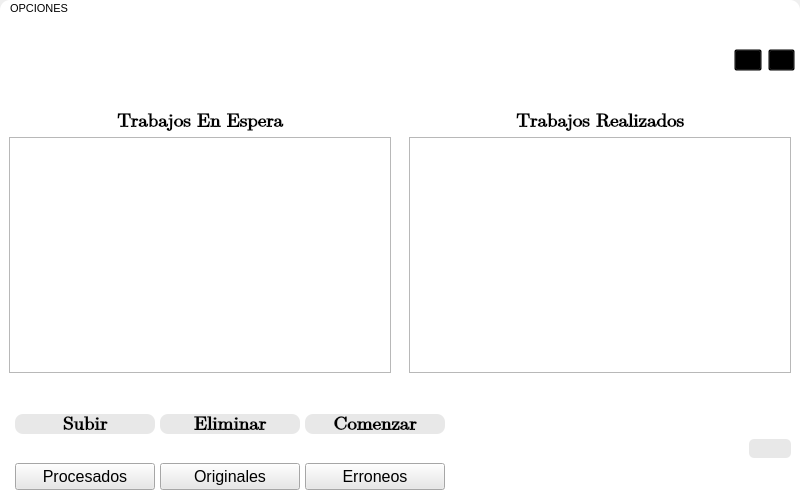
<?xml version="1.0" encoding="UTF-8"?>
<ui version="4.0">
 <class>MainWindow</class>
 <widget class="QMainWindow" name="MainWindow">
  <property name="geometry">
   <rect>
    <x>0</x>
    <y>0</y>
    <width>800</width>
    <height>500</height>
   </rect>
  </property>
  <property name="minimumSize">
   <size>
    <width>800</width>
    <height>500</height>
   </size>
  </property>
  <property name="maximumSize">
   <size>
    <width>800</width>
    <height>500</height>
   </size>
  </property>
  <property name="windowTitle">
   <string>MainWindow</string>
  </property>
  <property name="styleSheet">
   <string notr="true">#WPrincipal{
background-color: rgb(255, 255, 255);
}
#btnSubir{
background-color: rgb(232, 232, 232);
border-radius:8px;
}
#btnSubir::Hover{
background-color: rgb(209, 209, 209);
}
#btnEliminar{
background-color: rgb(232, 232, 232);
border-radius:8px;
}
#btnEliminar::Hover{
background-color: rgb(209, 209, 209);
}
#btnComenzar{
background-color: rgb(232, 232, 232);
border-radius:8px;
}
#btnComenzar::Hover{
background-color: rgb(209, 209, 209);
}
#btn_Procesados{
background-color: rgb(232, 232, 232);
}
#btn_Procesados::hover{
background-color: rgb(209, 209, 209);
}
#btn_Originales{
background-color: rgb(232, 232, 232);
}
#btn_Originales::hover{
background-color: rgb(209, 209, 209);
}
#btn_Errores{
background-color: rgb(232, 232, 232);
}
#btn_Errores::hover{
background-color: rgb(209, 209, 209);
}
#btnAyuda{
background-color: rgb(232, 232, 232);
border-radius:5px;
}
#btnAyuda::hover{
background-color: rgb(209, 209, 209);
}
#btnMinimizar{
background-color: transparent;
}
#btnCerrar{
background-color: transparent;
}
#menuBar{
background-color: rgb(255, 255, 255);
border-top-left-radius: 10px;
border-top-right-radius: 10px;
}</string>
  </property>
  <widget class="QWidget" name="WPrincipal">
   <property name="minimumSize">
    <size>
     <width>800</width>
     <height>500</height>
    </size>
   </property>
   <property name="maximumSize">
    <size>
     <width>800</width>
     <height>500</height>
    </size>
   </property>
   <property name="styleSheet">
    <string notr="true"/>
   </property>
   <layout class="QVBoxLayout" name="verticalLayout_10">
    <property name="spacing">
     <number>0</number>
    </property>
    <property name="leftMargin">
     <number>0</number>
    </property>
    <property name="topMargin">
     <number>0</number>
    </property>
    <property name="rightMargin">
     <number>0</number>
    </property>
    <property name="bottomMargin">
     <number>0</number>
    </property>
    <item>
     <widget class="QWidget" name="WCabecera" native="true">
      <property name="minimumSize">
       <size>
        <width>0</width>
        <height>50</height>
       </size>
      </property>
      <property name="maximumSize">
       <size>
        <width>16777215</width>
        <height>50</height>
       </size>
      </property>
      <layout class="QHBoxLayout" name="horizontalLayout">
       <property name="spacing">
        <number>0</number>
       </property>
       <property name="leftMargin">
        <number>5</number>
       </property>
       <property name="topMargin">
        <number>0</number>
       </property>
       <property name="rightMargin">
        <number>0</number>
       </property>
       <property name="bottomMargin">
        <number>0</number>
       </property>
       <item>
        <widget class="QWidget" name="WLogo" native="true">
         <property name="minimumSize">
          <size>
           <width>200</width>
           <height>0</height>
          </size>
         </property>
         <property name="maximumSize">
          <size>
           <width>200</width>
           <height>16777215</height>
          </size>
         </property>
         <layout class="QVBoxLayout" name="verticalLayout_9">
          <property name="spacing">
           <number>0</number>
          </property>
          <property name="leftMargin">
           <number>0</number>
          </property>
          <property name="topMargin">
           <number>5</number>
          </property>
          <property name="rightMargin">
           <number>0</number>
          </property>
          <property name="bottomMargin">
           <number>5</number>
          </property>
          <item>
           <widget class="QLabel" name="lblLogoKWKREI">
            <property name="text">
             <string/>
            </property>
            <property name="pixmap">
             <pixmap>../Source/LOGOKREI.png</pixmap>
            </property>
            <property name="scaledContents">
             <bool>true</bool>
            </property>
           </widget>
          </item>
         </layout>
        </widget>
       </item>
       <item>
        <spacer name="horizontalSpacer">
         <property name="orientation">
          <enum>Qt::Horizontal</enum>
         </property>
         <property name="sizeHint" stdset="0">
          <size>
           <width>476</width>
           <height>20</height>
          </size>
         </property>
        </spacer>
       </item>
       <item>
        <widget class="QWidget" name="WBotonesSalida" native="true">
         <property name="minimumSize">
          <size>
           <width>75</width>
           <height>0</height>
          </size>
         </property>
         <property name="maximumSize">
          <size>
           <width>75</width>
           <height>16777215</height>
          </size>
         </property>
         <layout class="QHBoxLayout" name="horizontalLayout_10">
          <property name="rightMargin">
           <number>5</number>
          </property>
          <item>
           <widget class="QPushButton" name="btnMinimizar">
            <property name="cursor">
             <cursorShape>PointingHandCursor</cursorShape>
            </property>
            <property name="toolTip">
             <string>Minimizar</string>
            </property>
            <property name="text">
             <string/>
            </property>
            <property name="icon">
             <iconset>
              <normaloff>../Source/Icon_Minimize.png</normaloff>../Source/Icon_Minimize.png</iconset>
            </property>
            <property name="iconSize">
             <size>
              <width>30</width>
              <height>30</height>
             </size>
            </property>
           </widget>
          </item>
          <item>
           <widget class="QPushButton" name="btnCerrar">
            <property name="cursor">
             <cursorShape>PointingHandCursor</cursorShape>
            </property>
            <property name="mouseTracking">
             <bool>false</bool>
            </property>
            <property name="toolTip">
             <string>Cerrar</string>
            </property>
            <property name="text">
             <string/>
            </property>
            <property name="icon">
             <iconset>
              <normaloff>../Source/Icon_Close.png</normaloff>../Source/Icon_Close.png</iconset>
            </property>
            <property name="iconSize">
             <size>
              <width>30</width>
              <height>30</height>
             </size>
            </property>
           </widget>
          </item>
         </layout>
        </widget>
       </item>
      </layout>
     </widget>
    </item>
    <item>
     <widget class="QWidget" name="WCuerpo" native="true">
      <property name="minimumSize">
       <size>
        <width>0</width>
        <height>280</height>
       </size>
      </property>
      <property name="maximumSize">
       <size>
        <width>16777215</width>
        <height>280</height>
       </size>
      </property>
      <layout class="QHBoxLayout" name="horizontalLayout_6">
       <property name="spacing">
        <number>0</number>
       </property>
       <property name="leftMargin">
        <number>0</number>
       </property>
       <property name="topMargin">
        <number>0</number>
       </property>
       <property name="rightMargin">
        <number>0</number>
       </property>
       <property name="bottomMargin">
        <number>0</number>
       </property>
       <item>
        <widget class="QWidget" name="WTablaIzquierda" native="true">
         <layout class="QVBoxLayout" name="verticalLayout_4">
          <item>
           <widget class="QLabel" name="lblTextoEnCola">
            <property name="minimumSize">
             <size>
              <width>0</width>
              <height>20</height>
             </size>
            </property>
            <property name="maximumSize">
             <size>
              <width>16777215</width>
              <height>20</height>
             </size>
            </property>
            <property name="font">
             <font>
              <family>Cambria Math</family>
              <pointsize>14</pointsize>
              <weight>75</weight>
              <bold>true</bold>
             </font>
            </property>
            <property name="text">
             <string>Trabajos En Espera</string>
            </property>
            <property name="alignment">
             <set>Qt::AlignCenter</set>
            </property>
           </widget>
          </item>
          <item>
           <widget class="QTableWidget" name="TWCola"/>
          </item>
         </layout>
        </widget>
       </item>
       <item>
        <widget class="QWidget" name="WTablaDerecha" native="true">
         <layout class="QVBoxLayout" name="verticalLayout_5">
          <item>
           <widget class="QLabel" name="lblTextoProcesado">
            <property name="minimumSize">
             <size>
              <width>0</width>
              <height>20</height>
             </size>
            </property>
            <property name="maximumSize">
             <size>
              <width>16777215</width>
              <height>20</height>
             </size>
            </property>
            <property name="font">
             <font>
              <family>Cambria Math</family>
              <pointsize>14</pointsize>
              <weight>75</weight>
              <bold>true</bold>
             </font>
            </property>
            <property name="text">
             <string>Trabajos Realizados</string>
            </property>
            <property name="alignment">
             <set>Qt::AlignCenter</set>
            </property>
           </widget>
          </item>
          <item>
           <widget class="QTableWidget" name="TWProcesado"/>
          </item>
         </layout>
        </widget>
       </item>
      </layout>
     </widget>
    </item>
    <item>
     <widget class="QWidget" name="WPie" native="true">
      <property name="minimumSize">
       <size>
        <width>0</width>
        <height>100</height>
       </size>
      </property>
      <property name="maximumSize">
       <size>
        <width>16777215</width>
        <height>100</height>
       </size>
      </property>
      <layout class="QHBoxLayout" name="horizontalLayout_7">
       <property name="spacing">
        <number>0</number>
       </property>
       <property name="leftMargin">
        <number>0</number>
       </property>
       <property name="topMargin">
        <number>0</number>
       </property>
       <property name="rightMargin">
        <number>0</number>
       </property>
       <property name="bottomMargin">
        <number>0</number>
       </property>
       <item>
        <widget class="QWidget" name="WBotones" native="true">
         <property name="minimumSize">
          <size>
           <width>450</width>
           <height>0</height>
          </size>
         </property>
         <layout class="QVBoxLayout" name="verticalLayout_6">
          <property name="spacing">
           <number>5</number>
          </property>
          <property name="leftMargin">
           <number>10</number>
          </property>
          <property name="topMargin">
           <number>0</number>
          </property>
          <property name="rightMargin">
           <number>0</number>
          </property>
          <property name="bottomMargin">
           <number>0</number>
          </property>
          <item>
           <widget class="QWidget" name="WBotonesTrabajo" native="true">
            <property name="minimumSize">
             <size>
              <width>0</width>
              <height>50</height>
             </size>
            </property>
            <property name="maximumSize">
             <size>
              <width>16777215</width>
              <height>50</height>
             </size>
            </property>
            <layout class="QHBoxLayout" name="horizontalLayout_8">
             <property name="spacing">
              <number>5</number>
             </property>
             <property name="leftMargin">
              <number>5</number>
             </property>
             <property name="topMargin">
              <number>5</number>
             </property>
             <property name="rightMargin">
              <number>5</number>
             </property>
             <property name="bottomMargin">
              <number>5</number>
             </property>
             <item>
              <widget class="QPushButton" name="btnSubir">
               <property name="font">
                <font>
                 <family>Cambria Math</family>
                 <pointsize>14</pointsize>
                 <weight>75</weight>
                 <bold>true</bold>
                </font>
               </property>
               <property name="cursor">
                <cursorShape>PointingHandCursor</cursorShape>
               </property>
               <property name="toolTip">
                <string>&lt;html&gt;&lt;head/&gt;&lt;body&gt;&lt;p&gt;Selecciona un archivo .xlsx&lt;/p&gt;&lt;/body&gt;&lt;/html&gt;</string>
               </property>
               <property name="styleSheet">
                <string notr="true"/>
               </property>
               <property name="text">
                <string>Subir</string>
               </property>
              </widget>
             </item>
             <item>
              <widget class="QPushButton" name="btnEliminar">
               <property name="font">
                <font>
                 <family>Cambria Math</family>
                 <pointsize>14</pointsize>
                 <weight>75</weight>
                 <bold>true</bold>
                </font>
               </property>
               <property name="cursor">
                <cursorShape>PointingHandCursor</cursorShape>
               </property>
               <property name="toolTip">
                <string>&lt;html&gt;&lt;head/&gt;&lt;body&gt;&lt;p&gt;Elimina los archivos procesados&lt;/p&gt;&lt;/body&gt;&lt;/html&gt;</string>
               </property>
               <property name="styleSheet">
                <string notr="true"/>
               </property>
               <property name="text">
                <string>Eliminar</string>
               </property>
              </widget>
             </item>
             <item>
              <widget class="QPushButton" name="btnComenzar">
               <property name="font">
                <font>
                 <family>Cambria Math</family>
                 <pointsize>14</pointsize>
                 <weight>75</weight>
                 <bold>true</bold>
                </font>
               </property>
               <property name="cursor">
                <cursorShape>PointingHandCursor</cursorShape>
               </property>
               <property name="toolTip">
                <string>&lt;html&gt;&lt;head/&gt;&lt;body&gt;&lt;p&gt;Comenzar el proceso&lt;/p&gt;&lt;/body&gt;&lt;/html&gt;</string>
               </property>
               <property name="styleSheet">
                <string notr="true"/>
               </property>
               <property name="text">
                <string>Comenzar</string>
               </property>
              </widget>
             </item>
            </layout>
           </widget>
          </item>
          <item>
           <widget class="QWidget" name="WBotonesRutas" native="true">
            <layout class="QHBoxLayout" name="horizontalLayout_9">
             <property name="spacing">
              <number>5</number>
             </property>
             <property name="leftMargin">
              <number>5</number>
             </property>
             <property name="topMargin">
              <number>5</number>
             </property>
             <property name="rightMargin">
              <number>5</number>
             </property>
             <property name="bottomMargin">
              <number>5</number>
             </property>
             <item>
              <widget class="QPushButton" name="btn_Procesados">
               <property name="font">
                <font>
                 <pointsize>12</pointsize>
                 <weight>50</weight>
                 <bold>false</bold>
                </font>
               </property>
               <property name="cursor">
                <cursorShape>PointingHandCursor</cursorShape>
               </property>
               <property name="toolTip">
                <string>&lt;html&gt;&lt;head/&gt;&lt;body&gt;&lt;p&gt;Ruta de archivos procesados&lt;/p&gt;&lt;/body&gt;&lt;/html&gt;</string>
               </property>
               <property name="styleSheet">
                <string notr="true"/>
               </property>
               <property name="text">
                <string>Procesados</string>
               </property>
              </widget>
             </item>
             <item>
              <widget class="QPushButton" name="btn_Originales">
               <property name="font">
                <font>
                 <pointsize>12</pointsize>
                </font>
               </property>
               <property name="cursor">
                <cursorShape>PointingHandCursor</cursorShape>
               </property>
               <property name="toolTip">
                <string>&lt;html&gt;&lt;head/&gt;&lt;body&gt;&lt;p&gt;Ruta de archivos originales&lt;/p&gt;&lt;/body&gt;&lt;/html&gt;</string>
               </property>
               <property name="styleSheet">
                <string notr="true"/>
               </property>
               <property name="text">
                <string>Originales</string>
               </property>
              </widget>
             </item>
             <item>
              <widget class="QPushButton" name="btn_Errores">
               <property name="font">
                <font>
                 <pointsize>12</pointsize>
                </font>
               </property>
               <property name="cursor">
                <cursorShape>PointingHandCursor</cursorShape>
               </property>
               <property name="toolTip">
                <string>&lt;html&gt;&lt;head/&gt;&lt;body&gt;&lt;p&gt;Ruta de archivos erroneos&lt;/p&gt;&lt;/body&gt;&lt;/html&gt;</string>
               </property>
               <property name="styleSheet">
                <string notr="true"/>
               </property>
               <property name="text">
                <string>Erroneos</string>
               </property>
              </widget>
             </item>
            </layout>
           </widget>
          </item>
         </layout>
        </widget>
       </item>
       <item>
        <widget class="QWidget" name="WTextoProceso" native="true">
         <layout class="QVBoxLayout" name="verticalLayout_7">
          <property name="spacing">
           <number>5</number>
          </property>
          <property name="leftMargin">
           <number>0</number>
          </property>
          <property name="rightMargin">
           <number>0</number>
          </property>
          <item>
           <widget class="QLabel" name="lbl_TrabajandoCon">
            <property name="enabled">
             <bool>false</bool>
            </property>
            <property name="font">
             <font>
              <family>Arial</family>
              <pointsize>12</pointsize>
              <weight>75</weight>
              <bold>true</bold>
             </font>
            </property>
            <property name="text">
             <string/>
            </property>
            <property name="alignment">
             <set>Qt::AlignCenter</set>
            </property>
           </widget>
          </item>
          <item>
           <widget class="QLabel" name="lbl_NombreReporte">
            <property name="enabled">
             <bool>false</bool>
            </property>
            <property name="font">
             <font>
              <family>Arial</family>
              <pointsize>12</pointsize>
              <weight>75</weight>
              <bold>true</bold>
             </font>
            </property>
            <property name="text">
             <string/>
            </property>
            <property name="alignment">
             <set>Qt::AlignCenter</set>
            </property>
           </widget>
          </item>
         </layout>
        </widget>
       </item>
       <item>
        <widget class="QWidget" name="WBotonAyuda" native="true">
         <property name="minimumSize">
          <size>
           <width>60</width>
           <height>0</height>
          </size>
         </property>
         <property name="maximumSize">
          <size>
           <width>60</width>
           <height>60</height>
          </size>
         </property>
         <layout class="QVBoxLayout" name="verticalLayout_8">
          <item>
           <widget class="QPushButton" name="btnAyuda">
            <property name="maximumSize">
             <size>
              <width>16777213</width>
              <height>16777215</height>
             </size>
            </property>
            <property name="font">
             <font>
              <family>Verdana</family>
              <pointsize>12</pointsize>
              <weight>75</weight>
              <bold>true</bold>
             </font>
            </property>
            <property name="cursor">
             <cursorShape>PointingHandCursor</cursorShape>
            </property>
            <property name="acceptDrops">
             <bool>false</bool>
            </property>
            <property name="toolTip">
             <string notr="true">&lt;html&gt;&lt;head/&gt;&lt;body&gt;&lt;p align=&quot;justify&quot;&gt;Ayuda&lt;/p&gt;&lt;/body&gt;&lt;/html&gt;</string>
            </property>
            <property name="toolTipDuration">
             <number>0</number>
            </property>
            <property name="statusTip">
             <string/>
            </property>
            <property name="whatsThis">
             <string/>
            </property>
            <property name="accessibleName">
             <string/>
            </property>
            <property name="accessibleDescription">
             <string/>
            </property>
            <property name="layoutDirection">
             <enum>Qt::LeftToRight</enum>
            </property>
            <property name="autoFillBackground">
             <bool>false</bool>
            </property>
            <property name="styleSheet">
             <string notr="true"/>
            </property>
            <property name="locale">
             <locale language="Spanish" country="Nicaragua"/>
            </property>
            <property name="text">
             <string/>
            </property>
            <property name="icon">
             <iconset>
              <normaloff>../Source/Icon_Help.png</normaloff>../Source/Icon_Help.png</iconset>
            </property>
            <property name="iconSize">
             <size>
              <width>32</width>
              <height>32</height>
             </size>
            </property>
           </widget>
          </item>
         </layout>
        </widget>
       </item>
      </layout>
     </widget>
    </item>
   </layout>
  </widget>
  <widget class="QMenuBar" name="menuBar">
   <property name="geometry">
    <rect>
     <x>0</x>
     <y>0</y>
     <width>800</width>
     <height>20</height>
    </rect>
   </property>
   <property name="font">
    <font>
     <family>Arial</family>
     <pointsize>8</pointsize>
    </font>
   </property>
   <widget class="QMenu" name="menuOPCIONES">
    <property name="font">
     <font>
      <family>Arial</family>
      <pointsize>8</pointsize>
     </font>
    </property>
    <property name="title">
     <string>OPCIONES</string>
    </property>
    <addaction name="actionFechaMovimiento"/>
   </widget>
   <addaction name="menuOPCIONES"/>
  </widget>
  <action name="actionFechaMovimiento">
   <property name="text">
    <string>FechaMovimiento</string>
   </property>
   <property name="font">
    <font>
     <family>Arial</family>
    </font>
   </property>
  </action>
 </widget>
 <resources/>
 <connections/>
</ui>
